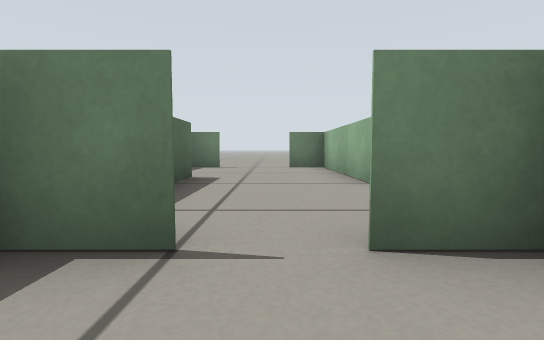
View 1 (above)

20 first-person views from a walk through a robot-simulator world made for Gazebo. The camera is 0.26 m above the floor, tilts 4° down and sees 85° across. The floor is counted in squares, 0.5 m on a side. Each view is taken from the middle of a square. On the plan, view 1 faces up. The plan holds only what a view shows up to about 9 squares ahead; the rest is blank.

View 2
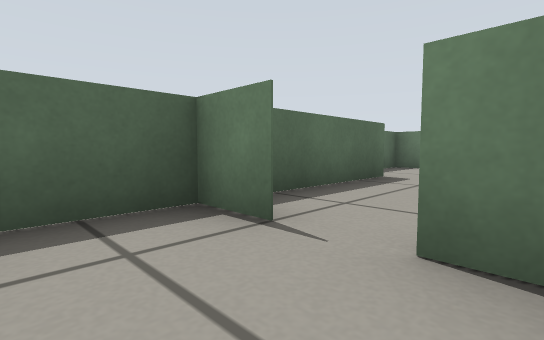

View 3
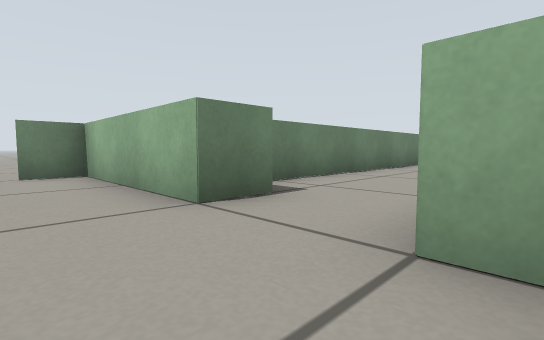

View 4
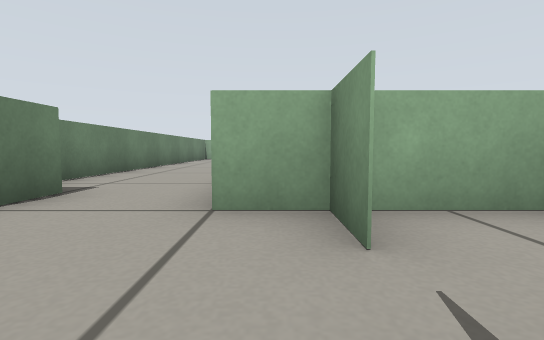

View 5
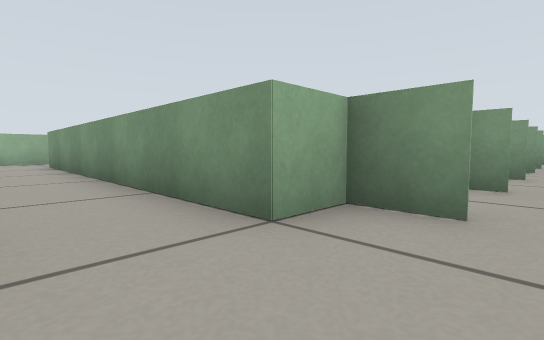

View 6
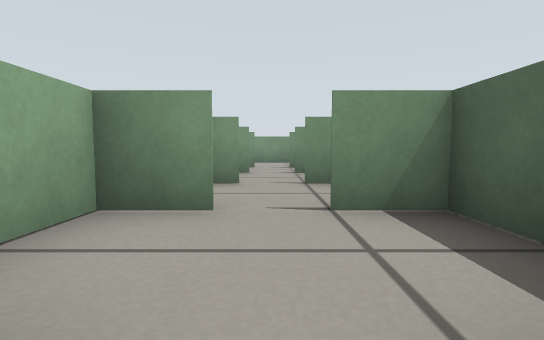

View 7
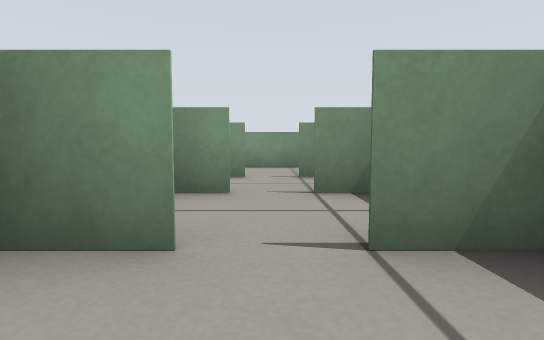

View 8
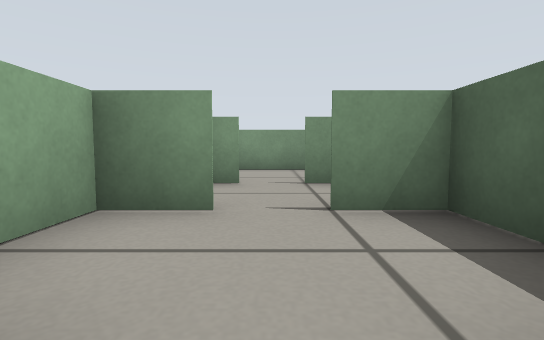

View 9
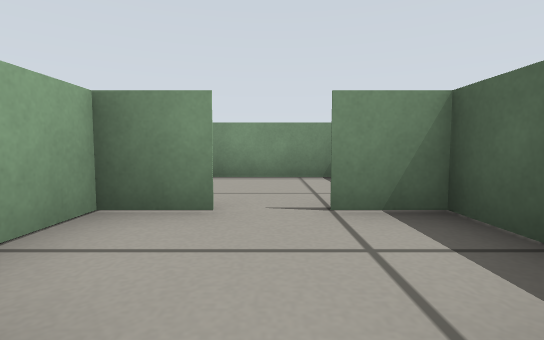

View 10
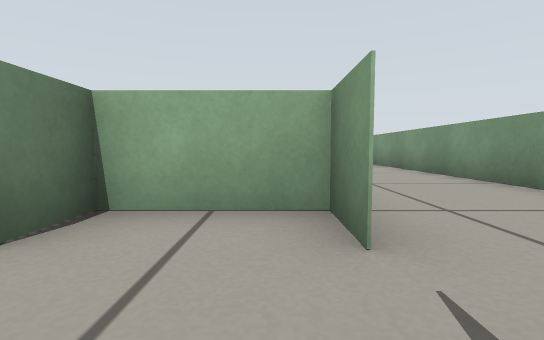

View 11
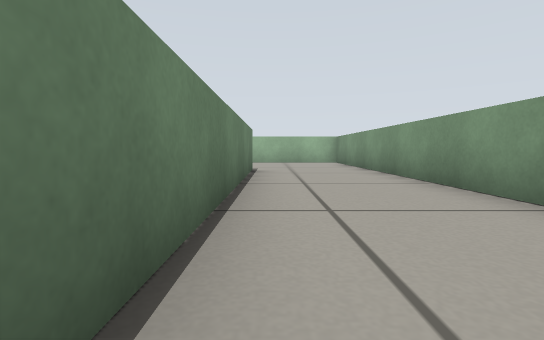

View 12
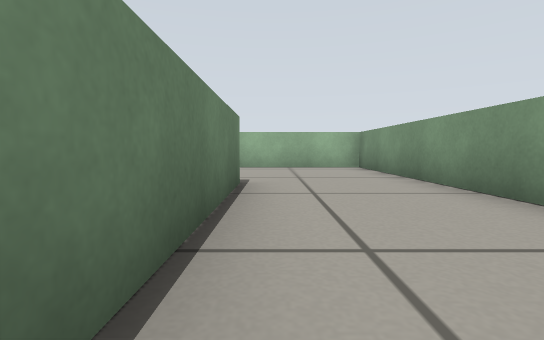

View 13
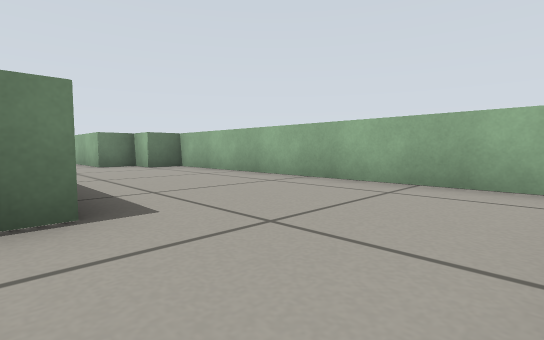

View 14
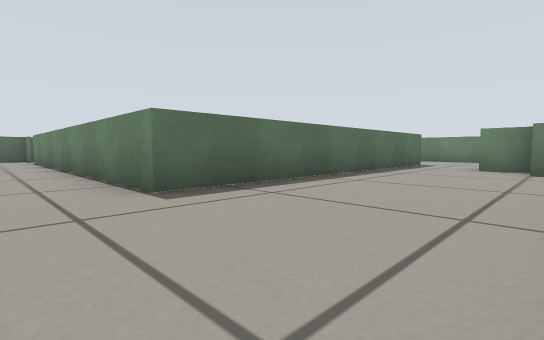

View 15
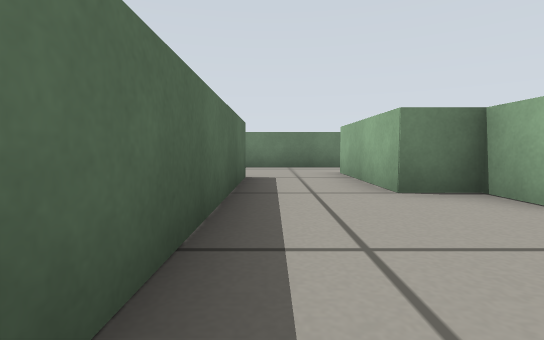

View 16
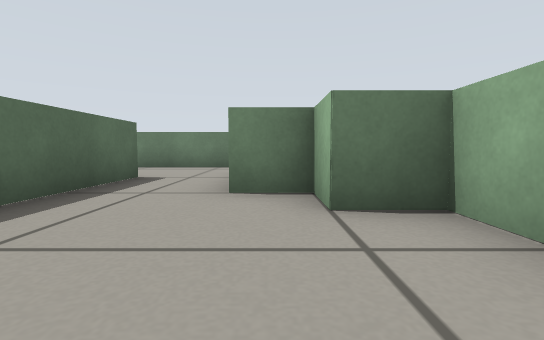

View 17
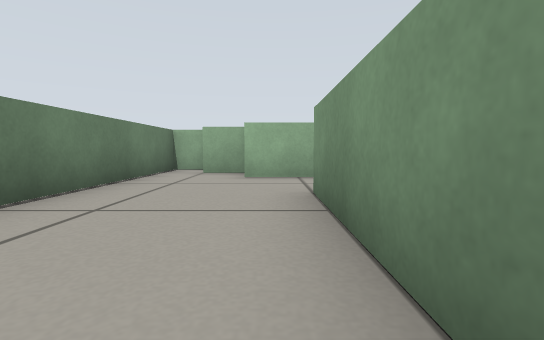

View 18
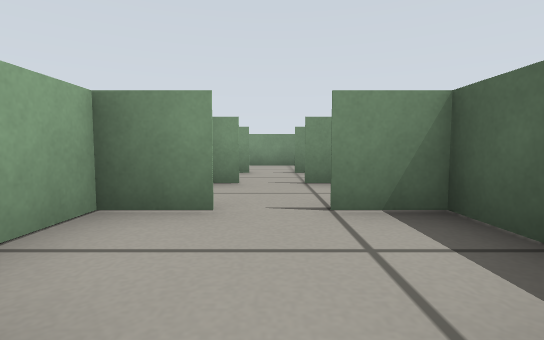

View 19
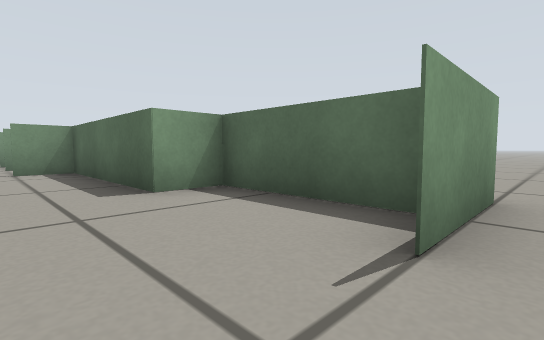

View 20
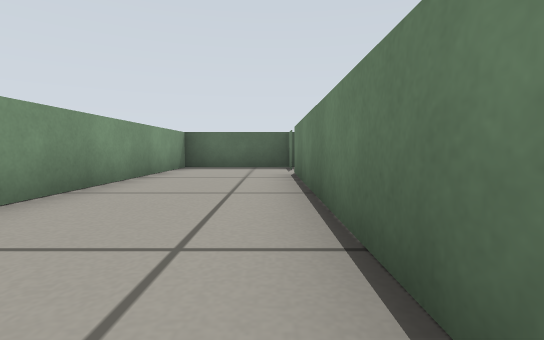

### Floor plan
Ten units are one square. View 1 is at (0, 0); x grows to the right and y downward. Boxes are objects, and circles mark ways between rooms. Rooms are numbered by the first view taken in them; rooms with no view inside come last. Other rooms are left out.
<svg viewBox="-41 -95 191 195">
<path fill="none" stroke="#000" d="M4 5 15 5 15 -15 5 -15M-4 -15 -15 -15 -15 5 -5 5M15 -45 15 -75M4 -15 15 -15 15 -25M-25 -75 -25 -55 -15 -55 -15 -15 -5 -15M-14 -85 -25 -85M15 -85 5 -85M4 25 15 25 15 5M-15 5 -15 25 -5 25M4 45 15 45 15 25M-15 25 -15 45 -5 45M4 65 15 65 15 45 5 45M-15 45 -15 65 -5 65M135 -35 135 -46M145 -46 145 -55 35 -55M15 -25 105 -25 105 65 6 65M25 -45 15 -45M-5 65 -15 65 -15 95 145 95 145 5 135 5 135 -5 125 -5 125 -35M15 -75 15 -85M-25 -85 -25 -75M-36 -85 -15 -85"/>
<circle cx="0" cy="-10" r="3" fill="#2a7"/>
<circle cx="0" cy="10" r="3" fill="#2a7"/>
<circle cx="20" cy="-35" r="3" fill="#2a7"/>
<circle cx="-5" cy="-80" r="3" fill="#2a7"/>
<circle cx="0" cy="30" r="3" fill="#2a7"/>
<circle cx="0" cy="50" r="3" fill="#2a7"/>
<circle cx="0" cy="70" r="3" fill="#2a7"/>
<text x="0" y="0">1</text>
<text x="0" y="-50">2</text>
<text x="0" y="20">3</text>
<text x="0" y="40">4</text>
<text x="0" y="60">5</text>
<text x="110" y="30">6</text>
<text x="60" y="-90">7</text>
</svg>
Room 1 opens to room 2. Room 1 opens to room 3. Room 2 opens to room 6. Room 2 opens to room 7. Room 3 opens to room 4. Room 4 opens to room 5. Room 5 opens to room 6.

Where each view was taken, in squares from view 1:
view 1: 0 up, 0 right, facing up
view 2: 0 up, 1 right, facing up-left
view 3: 2 up, 0 right, facing up-right
view 4: 2 up, 1 left, facing right
view 5: 4 up, 0 right, facing down-right
view 6: 2 up, 0 right, facing down
view 7: 1 down, 0 right, facing down
view 8: 2 down, 0 right, facing down
view 9: 4 down, 0 right, facing down
view 10: 6 down, 1 left, facing right
view 11: 7 down, 3 right, facing right
view 12: 7 down, 6 right, facing right
view 13: 9 down, 10 right, facing up-right
view 14: 8 down, 14 right, facing up-left
view 15: 3 down, 11 right, facing up
view 16: 3 down, 13 right, facing up
view 17: 3 up, 7 right, facing right
view 18: 0 up, 0 right, facing down
view 19: 9 up, 0 right, facing down-left
view 20: 7 down, 7 right, facing left
